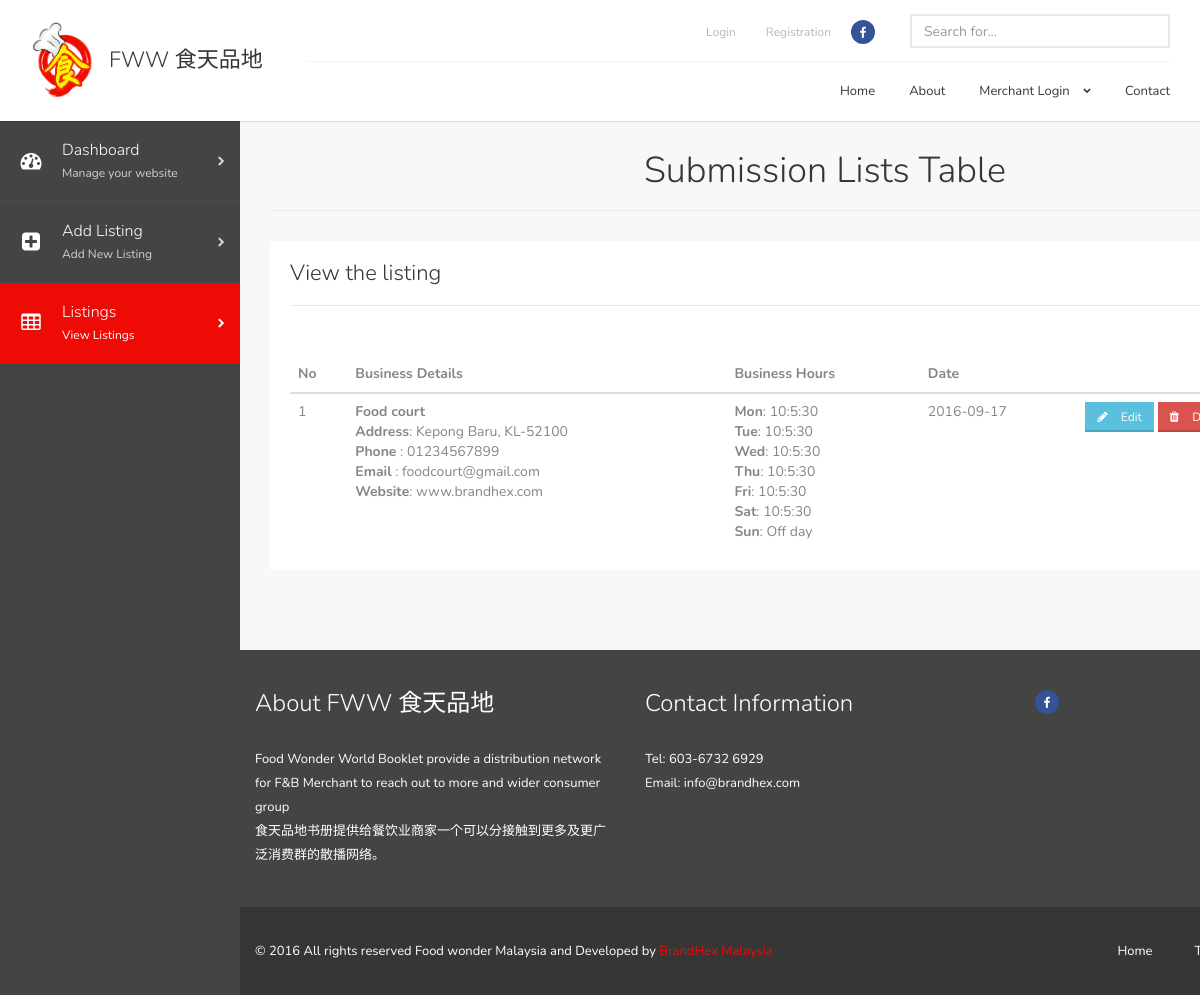
Screenshot of /?page=admin-listing-row (signed in) with the database file from the repository.
### tables this page shows
CREATE TABLE `db_listing` (
`submission_list_id` int(11) NOT NULL,
  `list_title` text NOT NULL,
  `list_category` text NOT NULL,
  `list_address` text NOT NULL,
  `list_email` text NOT NULL,
  `list_phone` text NOT NULL,
  `list_website` text NOT NULL,
  `list_description` text NOT NULL,
  `company_logo` text NOT NULL,
  `list_hour_mon` text NOT NULL,
  `list_hour_tue` text NOT NULL,
  `list_hour_wed` text NOT NULL,
  `list_hour_thu` text NOT NULL,
  `list_hour_fri` text NOT NULL,
  `list_hour_sat` text NOT NULL,
  `list_hour_sun` text NOT NULL,
  `list_amen_wifi` int(11) NOT NULL,
  `list_amen_parking` int(11) NOT NULL,
  `list_amen_takeaway` int(11) NOT NULL,
  `list_amen_smoking` int(11) NOT NULL,
  `list_amen_nonsmoking` int(11) NOT NULL,
  `list_amen_reservation` int(11) NOT NULL,
  `list_amen_halal` int(11) NOT NULL,
  `list_amen_nonhalal` int(11) NOT NULL,
  `list_amen_nopork` text NOT NULL,
  `list_amen_vegeterian` int(11) NOT NULL,
  `submission_date` date NOT NULL,
  `listing_stat` varchar(1) NOT NULL
);

### index.php (called while the page is built, shortened)
<?php include_once("common/common.php"); ?>
<?php include_once("common/htmlheader.php"); ?>
<?php include_once("themes/header.php");?>
<?php include_once("themes/body.php"); ?>
<?php include_once("themes/footer.php") ?>
<?php include_once("common/htmlfooter.php"); ?>

### common/common.php (called while the page is built, shortened)
<?php
if(isset($_GET["page"])&&!empty($_GET["page"])){
	$page=$_GET["page"];
}
?>

### themes/admin-listing-row.php (the view, shortened to what this page needs)
<?php include("themes/dashboard-leftbar.php");?>
<link href="//cdn.datatables.net/1.10.12/css/jquery.dataTables.min.css" rel="stylesheet" type="text/css">
<div class="content-admin">
    <div class="content-admin-wrapper">
        <div class="content-admin-main">
            <div class="content-admin-main-inner">
                <div class="container-fluid">
                    <div class="row">
                        <div class="col-sm-12">
                            <div class="page-title">
                                <center><h1>Submission Lists Table </h1></center>
                            </div>
                            <div class="background-white p20 mb50">
                                <h3 class="page-title">View the listing </h3>
                                <table class="table table-hover mb0" id="listintTable">
                                    <thead>
                                        <tr>
                                            <th>No</th>
                                            <th>Business Details</th>
                                            <th>Business Hours</th>
                                            <th>Date</th>
                                            <th></th>
                                        </tr>
                                    </thead>
                                    <tbody>
                                <?php
                                $result=mysqli_query($conn,"SELECT * FROM db_listing WHERE listing_stat<>'3'");
                                while($row=mysqli_fetch_array($result))
                                {?>
                                <tr>
                                    <td><?=$row["submission_list_id"]?></td>
                                    <td>
                                        <b><?=$row["list_title"]?></b><br>
                                        <b>Address</b>: <?=$row["list_address"]?><br>
                                        <b>Phone</b>  : <?=$row["list_phone"]?><br>
                                        <b>Email</b>  : <?=$row["list_email"]?><br>
                                        <b>Website</b>: <?=$row["list_website"]?><br>
                                    </td>
                                    <td>
                                        <b>Mon</b>: <?=$row["list_hour_mon"]?><br>
                                        <b>Tue</b>: <?=$row["list_hour_tue"]?><br>
                                        <b>Wed</b>: <?=$row["list_hour_wed"]?><br>
                                        <b>Thu</b>: <?=$row["list_hour_thu"]?><br>
                                        <b>Fri</b>: <?=$row["list_hour_fri"]?><br>
                                        <b>Sat</b>: <?=$row["list_hour_sat"]?><br>
                                        <b>Sun</b>: <?=$row["list_hour_sun"]?><br>
                                    </td>
                                    <td><?=$row["submission_date"]?></td>
                                    <th>
                                     <a href="/?page=listing-update&id=<?=$row['submission_list_id']?>">   <button class="btn btn-info btn-xs"><i class="fa fa-pencil"></i> Edit</button></a>
                                    <a href="?page=listing-delete&id=<?=$row['submission_list_id']?>"><button class="btn btn-danger btn-xs"><i class="fa fa-trash"></i> Delete</button></a>
                                    </th>
                                </tr>
                                <?}?>
                                </tbody>
                            </table>
                        </div>
                    </div>
                </div>
            </div>
        </div>
    </div>

### common/htmlheader.php (shortened to what this page needs)
<!DOCTYPE html>
<html>
<head>
    <link href="https://maxcdn.bootstrapcdn.com/font-awesome/4.6.3/css/font-awesome.min.css" rel="stylesheet" type="text/css">
    <link href="assets/libraries/owl.carousel/assets/owl.carousel.css" rel="stylesheet" type="text/css" >
    <link href="assets/libraries/colorbox/example1/colorbox.css" rel="stylesheet" type="text/css" >
    <link href="assets/libraries/bootstrap-select/bootstrap-select.min.css" rel="stylesheet" type="text/css">
    <link href="assets/libraries/bootstrap-fileinput/fileinput.min.css" rel="stylesheet" type="text/css">
    <link href="assets/css/superlist.css" rel="stylesheet" type="text/css" >
    <link href="https://cdnjs.cloudflare.com/ajax/libs/sweetalert/1.1.3/sweetalert.min.css" rel="stylesheet" type="text/css" >
</head>
<body>
<div class="page-wrapper">

### themes/header.php (shortened to what this page needs)
<header class="header" id="header">
        <div class="header-wrapper">
            <div class="container">
                <div class="header-inner">
                    <div class="header-logo">
                        <a href="/?page=home">
                            <img src="../images/img/eat-logo.png" alt="Logo" height="80px">
                            <span>FWW 食天品地</span>
                        </a>
                    </div>
                    <div class="header-content">
                        <form action="" method="POST">
                        <div class="header-top">
                            <div class="header-search">
                                <input type="text" class="form-control"  name="search" placeholder="Search for..." required>
                            </div>
                        </form>
                            <ul class="header-nav-social social-links nav nav-pills">
                                <li><a href="https://www.facebook.com/foodwonderworld/" target="_blank"><i class="fa fa-facebook"></i></a></li>
                            </ul>
                            <ul class="header-nav-secondary nav nav-pills">
                                <?php if($_SESSION["session_email"]==""){ ?>
                                    <li <?php if($page=="user-login"){?> class="active" <?php }?>>
                                        <a href="/?page=user-login">Login</a>
                                    </li>
                                    <li <?php if($page=="user-registration") {?> class="active" <?php } ?> ><a href="/?page=user-registration">Registration</a>
                                    </li>
                                <?php }else{ ?>
                                    <li><a href="/?page=logout">LOGOUT(<?=$_SESSION["session_email"];?>)</a></li>
                                <?php } ?>
                            </ul>
                        </div>
                        <div class="header-bottom">
                            <ul class="header-nav-primary nav nav-pills collapse navbar-collapse">
                                <li <?php if($page=="home"||$page==""){ ?>class="active"<?php } ?>>
                                    <a href="/?page=home">Home</a>
                                </li>
                                <li <?php if($page=="about"){ ?>class="active"<?php } ?>>
                                    <a href="/?page=about">About</a>
                                </li>
                                <li <?php if($page=="login"){ ?>class="active"<?php } ?>>
                                    <a href="/?page=login">Merchant Login <i class="fa fa-chevron-down"></i></a>
                                </li>
                                <li <?php if($page=="contact"){ ?>class="active"<?php } ?>>
                                    <a href="/?page=contact">Contact</a>
                                </li>
                            </ul>
                        </div>
                    </div>
                </div>
            </div>
        </div>

### themes/body.php
<?php
if($page=="url_page_value"){
	include("themes/url_page_file.php");
}elseif($page==""){
	include("themes/static_home.php");
}elseif($page=="home"){
	include("themes/static_home.php");
}elseif($page=="about") {
	include("themes/about.php");
}elseif($page=="dashboard") {
	include("themes/admin-dashboard.php") ;
}elseif($page=="contact") {
	include("themes/contact.php");
}elseif($page=="terms-conditions") {
	include("themes/terms-conditions.php");
}elseif($page=="login") {
	include("themes/login.php");
}elseif($page=="listing-row"){
	include("themes/listing-row.php");
}elseif($page=="listing-details"){
	include("themes/listing-details.php");
}elseif($page=="admin-forms") {
	include("themes/admin-forms.php");
}elseif($page=="admin-tables") {
	include("themes/admin-tables.php");
}elseif($page=="submission_form") {
	include("common/form/submission_form.php");
	include("themes/submission_form.php");
}elseif($page=="admin-listing-row") {
	include("themes/admin-listing-row.php");
}elseif($page=="listing-update"){
	include("themes/listing_update.php");
}elseif($page=="listing-delete"){
	include("themes/listing_delete.php");
}elseif($page=="logout"){
	include("themes/logout.php");
}elseif($page=="user-registration"){
	include("themes/user_registration.php");
}elseif($page=="user-login"){
	include("themes/user_login.php");
}elseif ($page=="check-in") {
	include("themes/check_in.php");
}elseif($page=="checkin-history"){
	include("themes/checkin_history.php");
}
else {
    echo "page Not Found";
}
?>

### themes/dashboard-leftbar.php
<div class="main">
      <div class="outer-admin">
          <div class="wrapper-admin">
              <div class="sidebar-secondary-admin">
                  <ul>
                      <li <?php if($page=='dashboard'){ ?>class="active"<?php } ?>>
                          <a href="/?page=dashboard">
                              <span class="icon"><i class="fa fa-tachometer"></i></span>
                              <span class="title">Dashboard</span>
                              <span class="subtitle">Manage your website</span>
                          </a>
                      </li>
                      <li <?php if($page=='submission_form'){ ?>class="active"<?php } ?>>
                          <a href="/?page=submission_form">
                              <span class="icon"><i class="fa fa-plus-square"></i></span>
                              <span class="title">Add Listing</span>
                              <span class="subtitle"> Add New Listing </span>
                          </a>
                      </li>
                      <li <?php if($page=='admin-listing-row'){ ?>class="active"<?php } ?>>
                          <a href="/?page=admin-listing-row">
                              <span class="icon"><i class="fa fa-table"></i></span>
                              <span class="title">Listings</span> </span>
                              <span class="subtitle"> View Listings </span>
                          </a>
                      </li>
                  </ul>
              </div>

### themes/footer.php (shortened to what this page needs)
<footer class="footer">
    <div class="footer-top">
        <div class="container">
            <div class="row">
                <div class="col-sm-4">
                    <h2>About FWW 食天品地</h2>
                    <p>
                    Food Wonder World Booklet provide a distribution network for F&B Merchant to reach out to more and wider consumer group<br>
                    食天品地书册提供给餐饮业商家一个可以分接触到更多及更广泛消费群的散播网络。
                    </p>
                </div>
                <div class="col-sm-4">
                    <h2>Contact Information</h2>
                    <p>
                    Tel: 603-6732 6929<br>
                    Email: info@brandhex.com
                    </p>
                </div>
                <div class="col-sm-4">
                    <ul class="social-links nav nav-pills">
                        <li><a href="https://www.facebook.com/foodwonderworld/" target="_blank"><i class="fa fa-facebook"></i></a></li>
                    </ul>
                </div>
            </div>
        </div>
    </div>
    <div class="footer-bottom">
        <div class="container">
            <div class="footer-bottom-left">
                &copy; <?php echo date("Y") ;?> All rights reserved Food wonder Malaysia  and Developed by<a href="http://brandhex.com/"> BrandHex Malaysia </a>
            </div>
            <div class="footer-bottom-right">
                <ul class="nav nav-pills">
                    <li><a href="/?page=home">Home</a></li>
                    <li><a href="/?page=terms-conditions">Terms &amp; Conditions</a></li>
                </ul>
            </div>
        </div>
    </div>
</footer>

### common/htmlfooter.php
</body>
</html>

### rows the page displays
db_listing: submission_list_id "1", list_title "Food court", list_address "Kepong Baru, KL-52100", list_phone "01234567899", list_email "foodcourt@gmail.com", list_website "www.brandhex.com", list_hour_mon "10:5:30", list_hour_tue "10:5:30", list_hour_wed "10:5:30", list_hour_thu "10:5:30", list_hour_fri "10:5:30", list_hour_sat "10:5:30", list_hour_sun "Off day", submission_date "2016-09-17"
